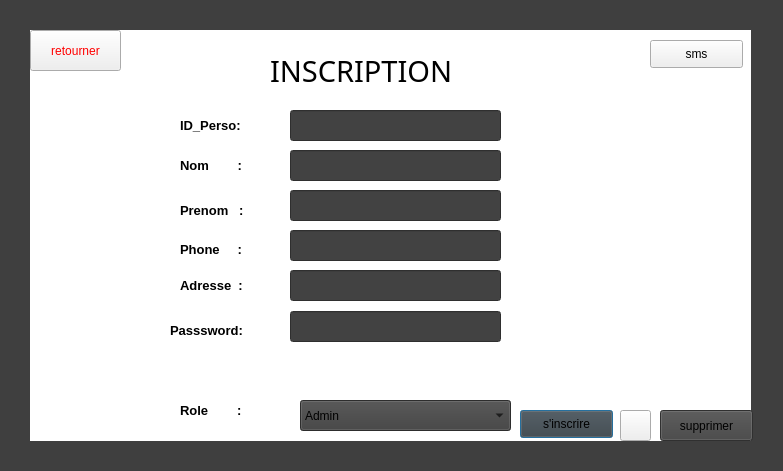
<?xml version="1.0" encoding="UTF-8"?>
<ui version="4.0">
 <class>inscrit</class>
 <widget class="QDialog" name="inscrit">
  <property name="geometry">
   <rect>
    <x>0</x>
    <y>0</y>
    <width>783</width>
    <height>471</height>
   </rect>
  </property>
  <property name="windowTitle">
   <string>Dialog</string>
  </property>
  <widget class="QLabel" name="label_30">
   <property name="geometry">
    <rect>
     <x>0</x>
     <y>0</y>
     <width>791</width>
     <height>471</height>
    </rect>
   </property>
   <property name="styleSheet">
    <string notr="true">background-color:rgb(63, 63, 63)</string>
   </property>
   <property name="text">
    <string/>
   </property>
  </widget>
  <widget class="QLabel" name="label_31">
   <property name="geometry">
    <rect>
     <x>30</x>
     <y>30</y>
     <width>721</width>
     <height>411</height>
    </rect>
   </property>
   <property name="styleSheet">
    <string notr="true">background-color: rgb(255, 255, 255);</string>
   </property>
   <property name="text">
    <string/>
   </property>
  </widget>
  <widget class="QLineEdit" name="ID_Perso">
   <property name="geometry">
    <rect>
     <x>290</x>
     <y>110</y>
     <width>211</width>
     <height>31</height>
    </rect>
   </property>
   <property name="styleSheet">
    <string notr="true">background-color: rgb(66, 66, 66);</string>
   </property>
  </widget>
  <widget class="QLineEdit" name="Nom_Perso">
   <property name="geometry">
    <rect>
     <x>290</x>
     <y>150</y>
     <width>211</width>
     <height>31</height>
    </rect>
   </property>
   <property name="styleSheet">
    <string notr="true">background-color: rgb(66, 66, 66);</string>
   </property>
  </widget>
  <widget class="QLineEdit" name="Prenom_Perso">
   <property name="geometry">
    <rect>
     <x>290</x>
     <y>190</y>
     <width>211</width>
     <height>31</height>
    </rect>
   </property>
   <property name="styleSheet">
    <string notr="true">background-color: rgb(66, 66, 66);</string>
   </property>
  </widget>
  <widget class="QLineEdit" name="Tel">
   <property name="geometry">
    <rect>
     <x>290</x>
     <y>230</y>
     <width>211</width>
     <height>31</height>
    </rect>
   </property>
   <property name="styleSheet">
    <string notr="true">background-color: rgb(66, 66, 66);</string>
   </property>
   <property name="echoMode">
    <enum>QLineEdit::Normal</enum>
   </property>
  </widget>
  <widget class="QLineEdit" name="Adresse">
   <property name="geometry">
    <rect>
     <x>290</x>
     <y>270</y>
     <width>211</width>
     <height>31</height>
    </rect>
   </property>
   <property name="styleSheet">
    <string notr="true">background-color: rgb(66, 66, 66);</string>
   </property>
  </widget>
  <widget class="QComboBox" name="role">
   <property name="geometry">
    <rect>
     <x>300</x>
     <y>400</y>
     <width>211</width>
     <height>31</height>
    </rect>
   </property>
   <property name="styleSheet">
    <string notr="true">background:rgb(63, 63, 63)</string>
   </property>
   <item>
    <property name="text">
     <string>Admin</string>
    </property>
   </item>
   <item>
    <property name="text">
     <string>ingenieur son</string>
    </property>
   </item>
   <item>
    <property name="text">
     <string>Animateur</string>
    </property>
   </item>
  </widget>
  <widget class="QPushButton" name="ajout_sinscrire">
   <property name="geometry">
    <rect>
     <x>520</x>
     <y>410</y>
     <width>93</width>
     <height>28</height>
    </rect>
   </property>
   <property name="styleSheet">
    <string notr="true">background-color: rgb(63, 63, 63);</string>
   </property>
   <property name="text">
    <string>s'inscrire</string>
   </property>
  </widget>
  <widget class="QPushButton" name="supprimer_2">
   <property name="geometry">
    <rect>
     <x>660</x>
     <y>410</y>
     <width>93</width>
     <height>31</height>
    </rect>
   </property>
   <property name="styleSheet">
    <string notr="true">
background-color: rgb(67, 67, 67);</string>
   </property>
   <property name="text">
    <string>supprimer</string>
   </property>
  </widget>
  <widget class="QPushButton" name="pushButton_78">
   <property name="geometry">
    <rect>
     <x>620</x>
     <y>410</y>
     <width>31</width>
     <height>31</height>
    </rect>
   </property>
   <property name="styleSheet">
    <string notr="true">image:url(:/new/prefix1/delete.png)</string>
   </property>
   <property name="text">
    <string/>
   </property>
  </widget>
  <widget class="QLabel" name="label_37">
   <property name="geometry">
    <rect>
     <x>180</x>
     <y>110</y>
     <width>91</width>
     <height>31</height>
    </rect>
   </property>
   <property name="font">
    <font>
     <pointsize>10</pointsize>
     <weight>75</weight>
     <bold>true</bold>
    </font>
   </property>
   <property name="styleSheet">
    <string notr="true"/>
   </property>
   <property name="text">
    <string>ID_Perso:</string>
   </property>
  </widget>
  <widget class="QLabel" name="label_36">
   <property name="geometry">
    <rect>
     <x>180</x>
     <y>150</y>
     <width>91</width>
     <height>31</height>
    </rect>
   </property>
   <property name="font">
    <font>
     <pointsize>10</pointsize>
     <weight>75</weight>
     <bold>true</bold>
    </font>
   </property>
   <property name="text">
    <string>Nom        :</string>
   </property>
  </widget>
  <widget class="QLabel" name="label_38">
   <property name="geometry">
    <rect>
     <x>180</x>
     <y>200</y>
     <width>91</width>
     <height>21</height>
    </rect>
   </property>
   <property name="font">
    <font>
     <pointsize>10</pointsize>
     <weight>75</weight>
     <bold>true</bold>
    </font>
   </property>
   <property name="text">
    <string>Prenom   :</string>
   </property>
  </widget>
  <widget class="QLabel" name="label_39">
   <property name="geometry">
    <rect>
     <x>180</x>
     <y>239</y>
     <width>101</width>
     <height>21</height>
    </rect>
   </property>
   <property name="font">
    <font>
     <pointsize>10</pointsize>
     <weight>75</weight>
     <bold>true</bold>
    </font>
   </property>
   <property name="text">
    <string>Phone     :</string>
   </property>
  </widget>
  <widget class="QLabel" name="label_41">
   <property name="geometry">
    <rect>
     <x>180</x>
     <y>270</y>
     <width>91</width>
     <height>31</height>
    </rect>
   </property>
   <property name="font">
    <font>
     <pointsize>10</pointsize>
     <weight>75</weight>
     <bold>true</bold>
    </font>
   </property>
   <property name="text">
    <string>Adresse  :</string>
   </property>
  </widget>
  <widget class="QLabel" name="label_40">
   <property name="geometry">
    <rect>
     <x>180</x>
     <y>400</y>
     <width>111</width>
     <height>20</height>
    </rect>
   </property>
   <property name="font">
    <font>
     <pointsize>10</pointsize>
     <weight>75</weight>
     <bold>true</bold>
    </font>
   </property>
   <property name="text">
    <string>Role        :</string>
   </property>
  </widget>
  <widget class="QLabel" name="label">
   <property name="geometry">
    <rect>
     <x>270</x>
     <y>50</y>
     <width>261</width>
     <height>41</height>
    </rect>
   </property>
   <property name="font">
    <font>
     <family>MV Boli</family>
     <pointsize>22</pointsize>
    </font>
   </property>
   <property name="text">
    <string>INSCRIPTION</string>
   </property>
  </widget>
  <widget class="QPushButton" name="retourner">
   <property name="geometry">
    <rect>
     <x>30</x>
     <y>30</y>
     <width>91</width>
     <height>41</height>
    </rect>
   </property>
   <property name="styleSheet">
    <string notr="true">color:rgb(255, 0, 0);
font: 63 10pt &quot;Segoe UI Variable Small Semibol&quot;;</string>
   </property>
   <property name="text">
    <string>retourner</string>
   </property>
  </widget>
  <widget class="QPushButton" name="sms">
   <property name="geometry">
    <rect>
     <x>650</x>
     <y>40</y>
     <width>93</width>
     <height>28</height>
    </rect>
   </property>
   <property name="text">
    <string>sms</string>
   </property>
  </widget>
  <widget class="QLineEdit" name="password">
   <property name="geometry">
    <rect>
     <x>290</x>
     <y>311</y>
     <width>211</width>
     <height>31</height>
    </rect>
   </property>
   <property name="styleSheet">
    <string notr="true">background-color: rgb(66, 66, 66);</string>
   </property>
   <property name="echoMode">
    <enum>QLineEdit::Password</enum>
   </property>
  </widget>
  <widget class="QLabel" name="label_2">
   <property name="geometry">
    <rect>
     <x>170</x>
     <y>320</y>
     <width>111</width>
     <height>21</height>
    </rect>
   </property>
   <property name="font">
    <font>
     <family>MS Shell Dlg 2</family>
     <pointsize>10</pointsize>
     <weight>75</weight>
     <bold>true</bold>
    </font>
   </property>
   <property name="text">
    <string>Passsword:</string>
   </property>
  </widget>
 </widget>
 <resources/>
 <connections/>
</ui>
